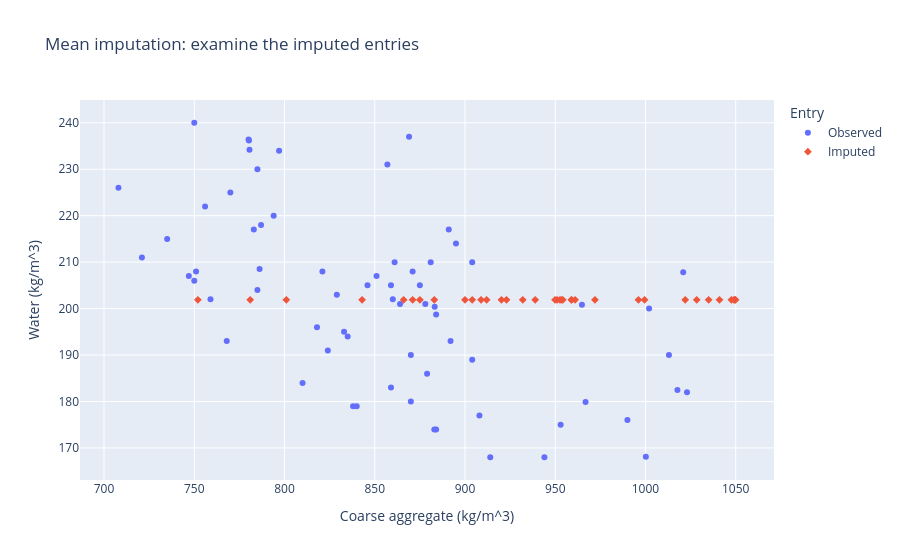

Notebook source saved alongside this figure:
### Markdown cell above
# Question 2

### Code cell
observed_mean = observed["water"].mean()
mean_data = missing.copy()
mean_data["water"] = mean_data["water"].fillna(observed_mean)
print("One value used for every gap:", round(observed_mean, 3))

frames = {
    "Reference (benchmark)": reference,
    "A: Complete cases": observed,
    "B: Mean imputation": mean_data
}

rows = []
for name, frame in frames.items():
    rows.append({
        "Dataset": name, "Rows": len(frame),
        "Mean water": frame["water"].mean(),
        "SD water": frame["water"].std()
    })
water_summary = pd.DataFrame(rows)
display(water_summary.round(3))

variance_ratio = mean_data["water"].var() / observed["water"].var()
identity_ratio = (len(observed) - 1) / (len(reference) - 1)
print("Completed / observed variance:", round(variance_ratio, 4))
print("(n_observed - 1) / (n - 1):", round(identity_ratio, 4))

mean_data["Entry"] = np.where(mask, "Imputed", "Observed")
fig = px.scatter(
    mean_data, x="coarse_agg", y="water", color="Entry",
    symbol="Entry", hover_data=["mix_id"],
    labels={"coarse_agg": "Coarse aggregate (kg/m^3)",
            "water": "Water (kg/m^3)"},
    title="Mean imputation: examine the imputed entries"
)
fig.show()

### Figure 1 — Plotly figure (JSON) as saved in the notebook; plotly's stock layout.template omitted (floating-point values rounded to 4 significant figures)
{"data": [{"customdata": [[1], [3], [4], [6], [7], [8], [9], [10], [11], [12], [13], [15], [16], [17], [18], [19], [22], [25], [27], [28], [29], [30], [31], [32], [33], [34], [35], [36], [37], [38], [42], [43], [44], [45], [46], [50], [52], [56], [57], [58], [59], [60], [61], [62], [63], [64], [65], [68], [69], [70], [71], [72], [73], [74], [76], [77], [78], [82], [86], [87], [88], [89], [91], [92], [93], [97], [98], [103]], "hovertemplate": "Entry=Observed<br>Coarse aggregate (kg/m^3)=%{x}<br>Water (kg/m^3)=%{y}<br>mix_id=%{customdata[0]}<extra></extra>", "legendgroup": "Observed", "marker": {"color": "#636efa", "symbol": "circle"}, "mode": "markers", "name": "Observed", "orientation": "v", "showlegend": true, "type": "scatter", "x": [904.0, 840.0, 838.0, 860.0, 944.0, 750.0, 785.0, 895.0, 751.0, 768.0, 735.0, 1013.0, 953.0, 1002.0, 750.0, 914.0, 787.0, 883.0, 783.0, 871.0, 878.0, 851.0, 870.0, 785.0, 824.0, 759.0, 708.0, 810.0, 835.0, 1023.0, 797.0, 829.0, 859.0, 879.0, 861.0, 884.0, 770.0, 821.0, 904.0, 846.0, 891.0, 869.0, 875.0, 908.0, 881.0, 857.0, 833.0, 859.0, 721.0, 756.0, 870.0, 794.0, 818.0, 747.0, 892.0, 990.0, 864.0, 1021.0, 1018.0, 964.8, 780.6, 1000.0, 966.8, 883.2, 780.1, 884.0, 780.3, 786.2], "xaxis": "x", "y": [210.0, 179.0, 179.0, 202.0, 168.0, 240.0, 204.0, 214.0, 208.0, 193.0, 215.0, 190.0, 175.0, 200.0, 206.0, 168.0, 218.0, 174.0, 217.0, 208.0, 201.0, 207.0, 190.0, 230.0, 191.0, 202.0, 226.0, 184.0, 194.0, 182.0, 234.0, 203.0, 205.0, 186.0, 210.0, 174.0, 225.0, 208.0, 189.0, 205.0, 217.0, 237.0, 205.0, 177.0, 210.0, 231.0, 195.0, 183.0, 211.0, 222.0, 180.0, 220.0, 196.0, 207.0, 193.0, 176.0, 201.0, 207.8, 182.5, 200.8, 234.2, 168.1, 179.9, 200.4, 236.4, 198.7, 236.2, 208.5], "yaxis": "y"}, {"customdata": [[2], [5], [14], [20], [21], [23], [24], [26], [39], [40], [41], [47], [48], [49], [51], [53], [54], [55], [66], [67], [75], [79], [80], [81], [83], [84], [85], [90], [94], [95], [96], [99], [100], [101], [102]], "hovertemplate": "Entry=Imputed<br>Coarse aggregate (kg/m^3)=%{x}<br>Water (kg/m^3)=%{y}<br>mix_id=%{customdata[0]}<extra></extra>", "legendgroup": "Imputed", "marker": {"color": "#EF553B", "symbol": "diamond"}, "mode": "markers", "name": "Imputed", "orientation": "v", "showlegend": true, "type": "scatter", "x": [843.0, 923.0, 959.0, 932.0, 959.0, 972.0, 961.0, 871.0, 1035.0, 1022.0, 752.0, 883.0, 904.0, 900.0, 866.0, 801.0, 912.0, 951.0, 1041.0, 1049.0, 875.0, 1050.0, 996.1, 1050.0, 781.0, 1028.0, 1048.0, 999.5, 953.3, 952.6, 920.2, 954.2, 949.9, 938.9, 908.9], "xaxis": "x", "y": [201.9, 201.9, 201.9, 201.9, 201.9, 201.9, 201.9, 201.9, 201.9, 201.9, 201.9, 201.9, 201.9, 201.9, 201.9, 201.9, 201.9, 201.9, 201.9, 201.9, 201.9, 201.9, 201.9, 201.9, 201.9, 201.9, 201.9, 201.9, 201.9, 201.9, 201.9, 201.9, 201.9, 201.9, 201.9], "yaxis": "y"}], "layout": {"legend": {"title": {"text": "Entry"}, "tracegroupgap": 0}, "title": {"text": "Mean imputation: examine the imputed entries"}, "xaxis": {"anchor": "y", "domain": [0, 1], "title": {"text": "Coarse aggregate (kg/m^3)"}}, "yaxis": {"anchor": "x", "domain": [0, 1], "title": {"text": "Water (kg/m^3)"}}}}
